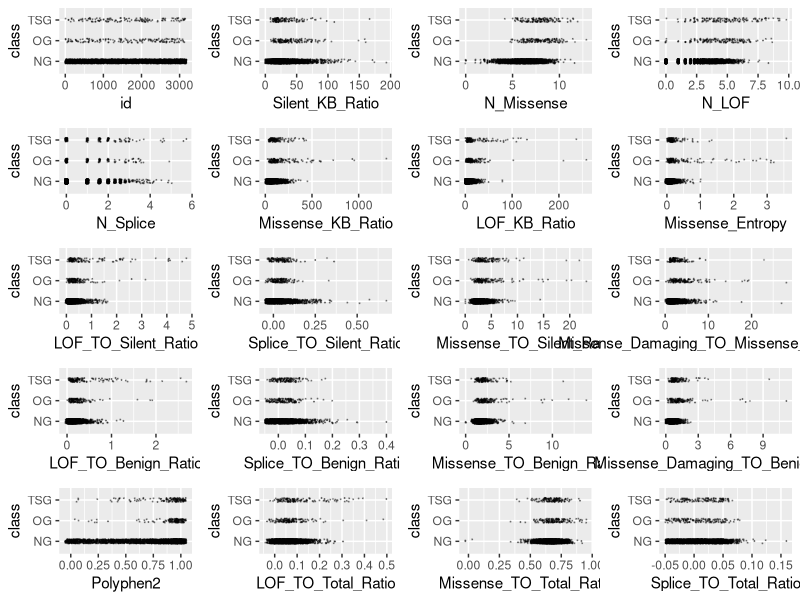
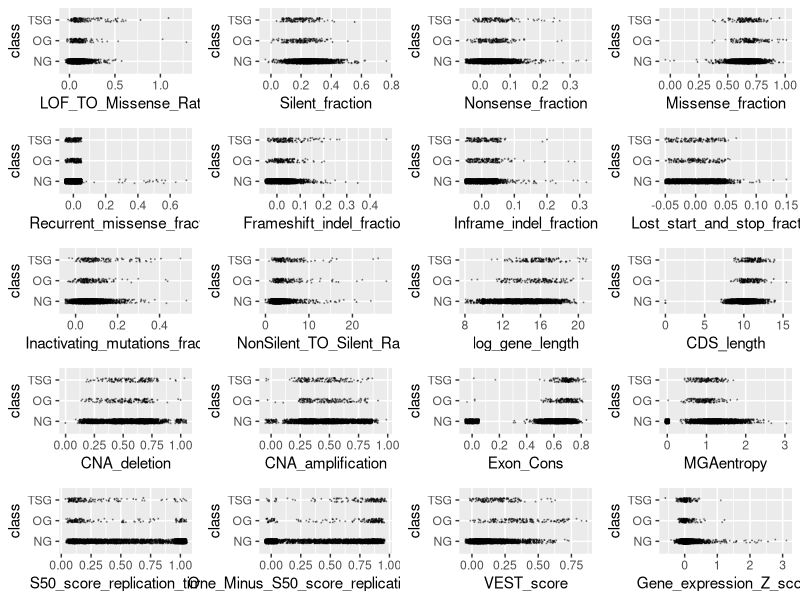
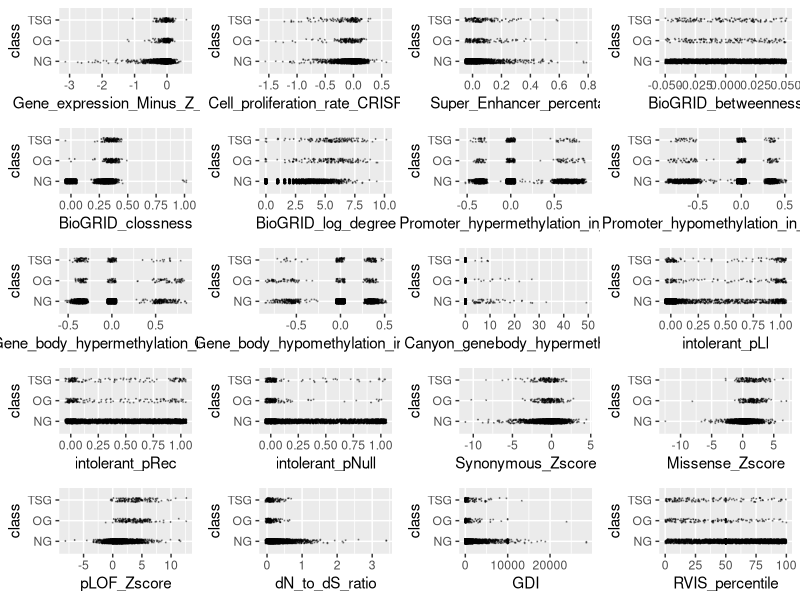
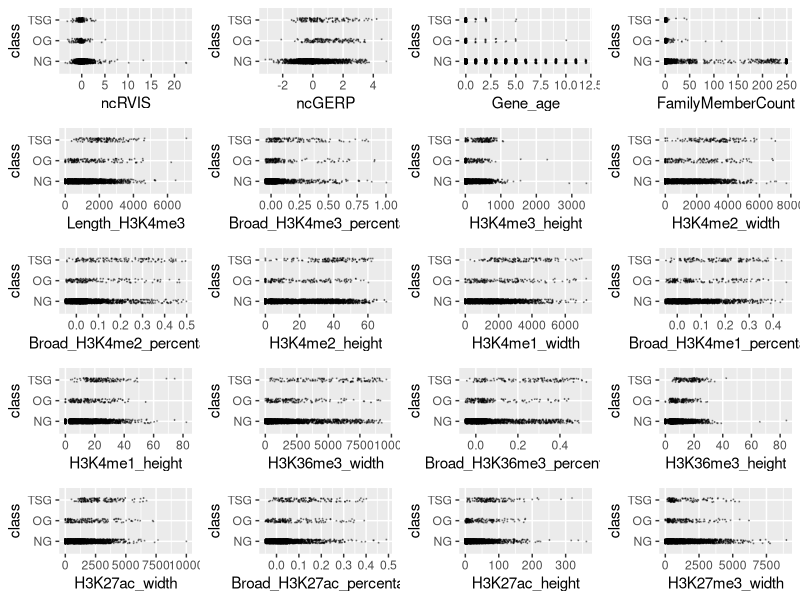
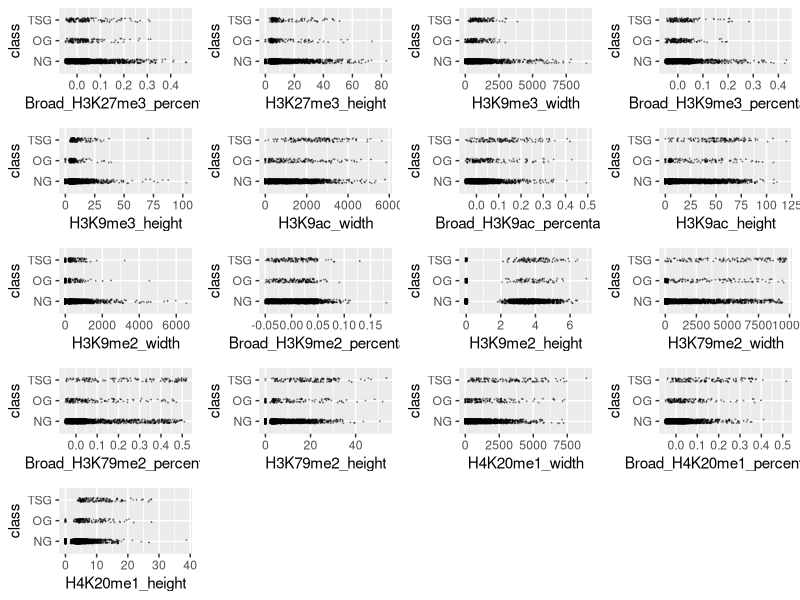
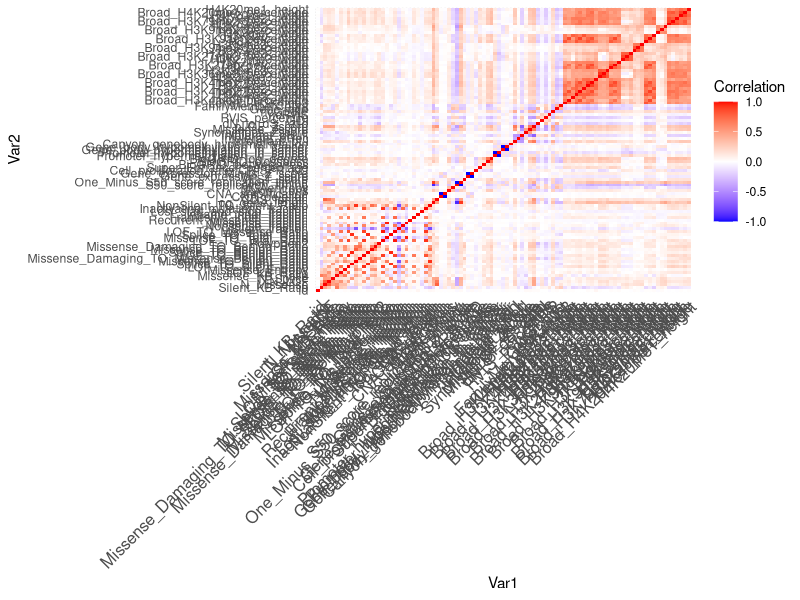
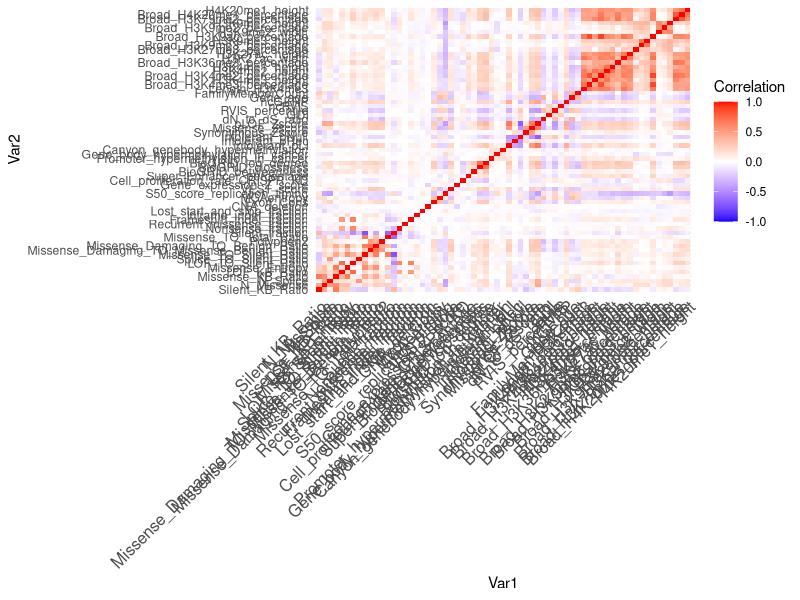
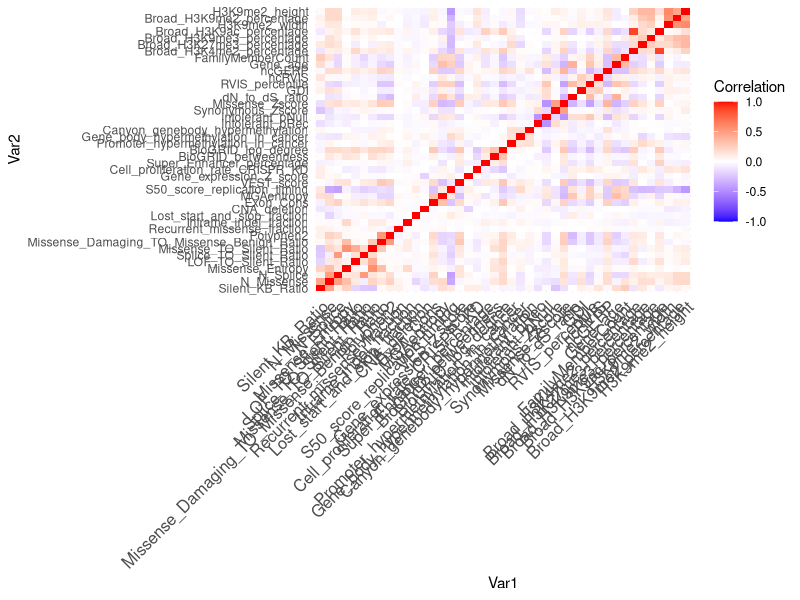

The R source for these figures, in order:
## ---- chunk 1
knitr::opts_chunk$set(echo = TRUE, comment = NA)
## ---- chunk 2
training <- read.csv("training.csv", stringsAsFactors = TRUE)
training$class <- factor(training$class)
levels(training$class) <- c("NG", "OG", "TSG")
# Create an outlier function
outlier <- function(data) {
  low <- mean(data) - 3 * sd(data)
  high <- mean(data) + 3 * sd(data)
  which(data < low | data > high)
}
# library(ggplot2)
# scatter <- function(var) {
#   ggplot(training, aes_string(var, "class")) +
#     geom_jitter(width = 0.05, height = 0.1, size = 0.1,
#                 colour = rgb(0, 0, 0, alpha = 1 / 3))
# }
# scat_plot <- lapply(names(training)[-99], scatter)
# library(gridExtra)
# grid.arrange(grobs = scat_plot[1:20], ncol = 4)
# grid.arrange(grobs = scat_plot[21:40], ncol = 4)
# grid.arrange(grobs = scat_plot[41:60], ncol = 4)
# grid.arrange(grobs = scat_plot[61:80], ncol = 4)
# grid.arrange(grobs = scat_plot[81:98], ncol = 4)
outliers <- table(unlist(lapply(training[,-99], outlier)))
outlier_index <- sort(outliers, decreasing = TRUE)
# Remove 50 most common outliers (i.e. outliers across multiple predictors)
training <- training[-as.numeric(names(outlier_index)[1:50]),]

# The below variables had outstanding outliers which we chose to remove
sort(training$Missense_TO_Silent_Ratio, decreasing = TRUE)[1:10]
training <- training[-which(training$Missense_TO_Silent_Ratio > 100), ]
sort(training$Missense_KB_Ratio, decreasing = TRUE)[1:10]
training <- training[-which(training$Missense_KB_Ratio > 2000), ]
sort(training$LOF_TO_Silent_Ratio, decreasing = TRUE)[1:10]
training <- training[-which(training$LOF_TO_Silent_Ratio > 5), ]
sort(training$Gene_expression_Z_score, decreasing = TRUE)[1:10]
training <- training[-which(training$Gene_expression_Z_score > 4), ]
sort(training$dN_to_dS_ratio, decreasing = TRUE)[1:10]
training <- training[-which(training$dN_to_dS_ratio > 5),]
sort(training$Silent_KB_Ratio, decreasing = TRUE)[1:10]
training <- training[-which(training$Silent_KB_Ratio > 200), ]
sort(training$Lost_start_and_stop_fraction, decreasing = TRUE)[1:10]
training <- training[-which(training$Lost_start_and_stop_fraction > 0.2),]
sort(training$Synonymous_Zscore, decreasing = FALSE)[1:10]
training <- training[-which(training$Synonymous_Zscore < -15), ]
numeric_training <- training[,-99]

# Lots of zeroes for some observations, so removed those observations with quite a few zeroes across predictor variables
n_zeroes <- rep(NA, nrow(numeric_training))

for(i in seq_len(nrow(numeric_training))){
  row_i_zeroes <- 0
  for(j in seq_len(ncol(numeric_training))){
    if(round(numeric_training[i,j], digits = 5) == 0){
      row_i_zeroes <- row_i_zeroes + 1
    }
  }
  n_zeroes[i] <- row_i_zeroes
}
training <- training[n_zeroes <= ncol(training) / 2, ]
# Remove 1 of 2 variables that have r value of 1 or -1 (i.e. perfectly correlated)
perf_corr <- which(abs(cor(training[,-99])) == 1, arr.ind = TRUE)
which(perf_corr[,1] != perf_corr[,2])
training <- training[, -43]
## ---- chunk 3
library(ggplot2)
scatter <- function(var) {
  ggplot(training, aes_string(var, "class")) +
    geom_jitter(width = 0.05, height = 0.1, size = 0.1,
                colour = rgb(0, 0, 0, alpha = 1 / 3))
}
scat_plot <- lapply(names(training)[-98], scatter)
library(gridExtra)
grid.arrange(grobs = scat_plot[1:20], ncol = 4)
grid.arrange(grobs = scat_plot[21:40], ncol = 4)
grid.arrange(grobs = scat_plot[41:60], ncol = 4)
grid.arrange(grobs = scat_plot[61:80], ncol = 4)
grid.arrange(grobs = scat_plot[81:97], ncol = 4)
## ---- chunk 4
library(dplyr)
#function to calculate wca
score <- function (conf_mat) {
  print(sum(diag(conf_mat) * c(1, 20, 20)))
  print(sum(diag(conf_mat) * c(1, 20, 20)) / sum(apply(conf_mat, 2, sum) * c(1, 20, 20)))
}

# Set new threshold to account for unbalanced data
classify <- function(probs, k) {
  if (any(probs[2:3] > k)) {
    subset <- probs[2:3]
    output <- which(subset == max(subset))
    if (length(output) > 1) {
        output <- sample(1:2, 1)
    }
  } else {
    output <- 0
  }
  output
}
## ---- chunk 5
library(dplyr)
library(caret)
set.seed(12)
mn <- nnet::multinom(class ~ ., data = training, model = TRUE)
tidymn <- broom::tidy(mn) %>% arrange(p.value)
tidymn <- tidymn %>% filter(p.value < 0.05 / nrow(tidymn))
terms <- unique(tidymn$term)[-1]
library(dplyr)
sig <- logical(97)
names(sig) <- names(training)[-98]
k <- 1
diffs <- logical(97)
for (var in names(training)[-98]) {
  model <- aov(training[[var]] ~ factor(training$class))
  sig[k] <- summary(model)[[1]][1, 5]
  diffs[k] <- all(TukeyHSD(model)$`factor(training$class)`[, 4] < 0.05 / 97)
  k <- k + 1
}
sort(sig[diffs])
score <- function (conf_mat) {
  sum(diag(conf_mat) * c(1, 20, 20)) / sum(apply(conf_mat, 2, sum) * c(1, 20, 20))
}

sig_terms <- names(sort(sig[diffs]))
combo_terms <- table(c(terms, sig_terms)) == 2
final_terms <- names(combo_terms[combo_terms])
term_mat <- cor(training %>% select(all_of(final_terms)))
ind_terms <- final_terms[-c(1, 3, 4, 5, 10, 11, 13, 14, 15, 17)]

vars <- training
cor_mtx <- round(cor(vars[, names(vars) != "class"]), 2)
library(reshape2)
melted_cor_mtx <- melt(cor_mtx)
cor_heatmap <- ggplot(data = melted_cor_mtx, aes(x = Var1, y = Var2, fill = value)) + geom_tile()
cor_heatmap <- cor_heatmap +
  scale_fill_gradient2(low = "blue", high = "red", mid = "white",
                       midpoint = 0, limit = c(-1, 1), space = "Lab", name="Correlation") + 
  theme_minimal() +
  theme(axis.text.x = element_text(angle = 45, vjust = 1, size = 12, hjust = 1))
cor_heatmap

which(abs(cor_mtx) > 0.75, arr.ind = TRUE)
# Eliminate all but one of a set of variables highly correlated with one another
vars <- vars[, -c(1, 4, 32, 13, 18, 21, 29, 14, 20, 15, 30,
                  15, 24, 31, 38, 34, 41, 48, 50, 68, 86, 88,
                  71, 72, 78, 74, 76, 80, 82, 83, 92, 94, 95)]
cor_mtx <- round(cor(vars[, names(vars) != "class"]), 2)
library(reshape2)
melted_cor_mtx <- melt(cor_mtx)
cor_heatmap <- ggplot(data = melted_cor_mtx, aes(x = Var1, y = Var2, fill = value)) + geom_tile()
cor_heatmap <- cor_heatmap +
  scale_fill_gradient2(low = "blue", high = "red", mid = "white",
                       midpoint = 0, limit = c(-1, 1), space = "Lab", name="Correlation") + 
  theme_minimal() +
  theme(axis.text.x = element_text(angle = 45, vjust = 1, size = 12, hjust = 1))
cor_heatmap


which(abs(cor_mtx) > 0.6, arr.ind = TRUE)
# Eliminate all but one of a set of variables highly correlated with one another
vars <- vars[, -c(4, 5, 15, 17, 11, 13, 14, 29, 39, 47,
                  48, 51, 49, 54, 55, 52, 58, 63, 65,
                  34, 64, 53)]

cor_mtx <- round(cor(vars[, names(vars) != "class"]), 2)
library(reshape2)
melted_cor_mtx <- melt(cor_mtx)
cor_heatmap <- ggplot(data = melted_cor_mtx, aes(x = Var1, y = Var2, fill = value)) + geom_tile()
cor_heatmap <- cor_heatmap +
  scale_fill_gradient2(low = "blue", high = "red", mid = "white",
                       midpoint = 0, limit = c(-1, 1), space = "Lab", name="Correlation") + 
  theme_minimal() +
  theme(axis.text.x = element_text(angle = 45, vjust = 1, size = 12, hjust = 1))
cor_heatmap

set.seed(12)
mn <- nnet::multinom(class ~ ., data = vars, model = TRUE)
tidymn <- broom::tidy(mn) %>% arrange(p.value)
tidymn <- tidymn %>% filter(p.value < 0.05 / nrow(tidymn))
terms <- unique(tidymn$term)[-1]
terms
## ---- chunk 6
vars <- training %>% select(all_of(terms), class)
set.seed(217)
thresh_list <- list()
length(thresh_list) <- 10
j <- 1
# for() loop to validate post cross-validation with WCA and varying thresholds
for (rand in ceiling(runif(10, min = 1, max = 10000000))) {
  set.seed(rand)
  vars_split <- createDataPartition(vars$class, p = 0.8, list = FALSE)
  vars_train <- vars[vars_split, ]
  vars_test <- vars[-vars_split, ]
  
  train_cont <- trainControl(method = "cv", number = 5, classProbs = TRUE, savePredictions = TRUE)
  lda_ft <- train(class ~ ., data = vars_train, method = "lda", preProc = c("center", "scale"),
                  trControl = train_cont)
  preds <- predict(lda_ft, newdata = vars_test, type = "prob")
  scores <- numeric(100)
  for (i in seq(from = 0.001, to = 0.1, by = 0.001)) {
    lda_mod <- table("pred"=apply(preds, 1, classify, k = i), "obs" = vars_test$class)
    lda_mod
    scores[i*1000] <- score(lda_mod)
  }
  thresh_list[[j]] <- scores
  j <- j + 1
}

# Plot WCA as a function of threshold for various seeds to see best threshold
thresh_vals <- c(0.001, 0.0025, 0.005, 0.01, 0.025, 0.05, 0.1)
plot(thresh_list[[1]] ~ seq(from = 0.001, to = 0.1, by = 0.001),
     type = "l", ylim = c(0.6, 0.9), col = rgb(0, 0, 0, alpha = 0.5),
     xaxt = "n", ylab = "WCA Percentage",
     xlab = "Threshold for Choosing Between (0) and (1 and 2)")
for (i in 2:10) {
  red <- 0
  green <- 0
  blue <- 0
  if (i %% 4 == 1) {red <- 0.5}
  if (i %% 4 == 2) {green <- 0.5}
  if (i %% 4 == 3) {blue <- 0.5}
  lines(seq(from = 0.001, to = 0.1, by = 0.001), thresh_list[[i]],
        col = rgb(red, green, blue, alpha = 0.5))
  
}
abline(v = thresh_vals, col = rgb(0, 0, 0, alpha = 0.5))
points(unlist(lapply(thresh_list, which.max)) * 0.001, unlist(lapply(thresh_list, max)),
       pch = 19, cex = 0.5)
axis(side = 1, at = thresh_vals, cex.axis = 0.75, las = 2)
best_thresh <- unlist(lapply(thresh_list, which.max))
median(best_thresh * 0.001)
thresh_val_scores <- matrix(nrow = 10, ncol = length(thresh_vals))
colnames(thresh_val_scores) <- thresh_vals
for (i in 1:10) {
  thresh_val_scores[i, ] <- thresh_list[[i]][thresh_vals * 1000]
}
apply(thresh_val_scores, 2, mean)
# Use threshold of 0.005 for determining when to classify as OG or TSG (highest peak)
set.seed(1248)
vars_split <- createDataPartition(vars$class, p = 0.8, list = FALSE)
vars_train <- vars[vars_split, ]
vars_test <- vars[-vars_split, ]
train_cont <- trainControl(method = "cv", number = 5,
                           classProbs = TRUE, savePredictions = TRUE)
lda_ft <- train(class ~ ., data = vars_train, method = "lda",
                preProc = c("center", "scale"), trControl = train_cont)
preds <- predict(lda_ft, newdata = vars_test, type = "prob")
lda_mod <- table("pred" = apply(preds, 1, classify, k = 0.005),
                 "obs" = vars_test$class)
lda_mod
score(lda_mod)
## ---- chunk 7
# Write prediction model on test data
tests <- read.csv("test.csv")
preds <- predict(lda_ft, newdata = tests, type = "prob")
preds <- apply(preds, 1, classify, k = 0.005)
names(preds) <- tests$id
csv_file <- data.frame(id = tests$id,
                       class = preds)
# write.csv(csv_file, "modelpredictions13.csv", row.names = FALSE)
best_mod <- read.csv("modelpredictions12.csv")
table("Best Model" = best_mod$class, csv_file$class)
mean(best_mod$class == csv_file$class)
